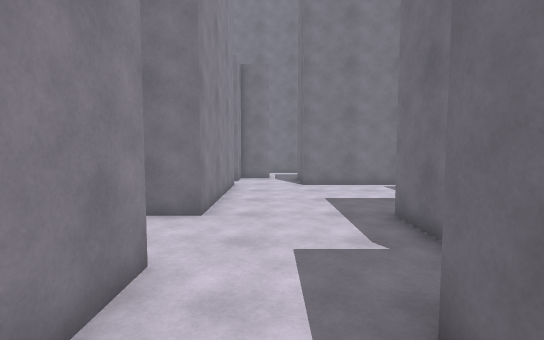
[1] (above)

24 first-person views from a walk through a Unity game level. The camera is 1.5 m above the floor, tilts 4° down and sees 85° across. The floor is counted in squares, 1 m on a side. Each view is taken from the middle of a square. On the plan, view 1 faces up. The plan holds only what a view shows up to about 15 squares ahead; the rest is blank. The place goes on beyond the plan.

[2]
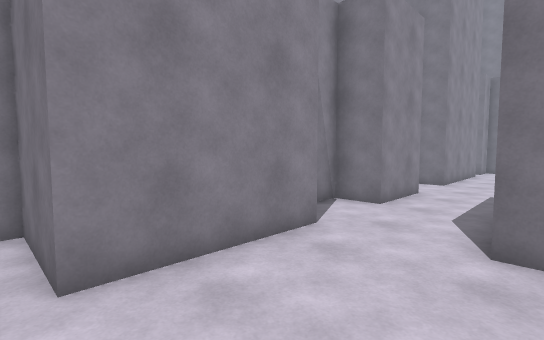

[3]
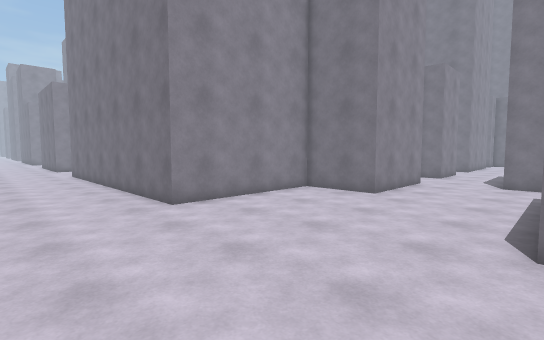

[4]
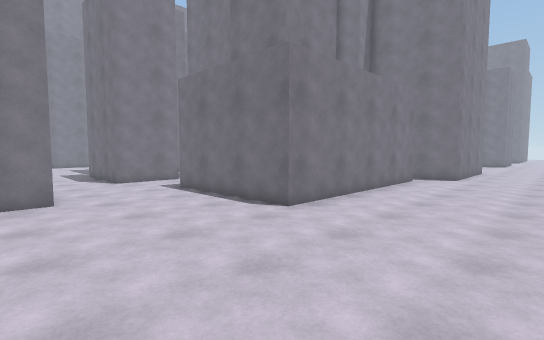

[5]
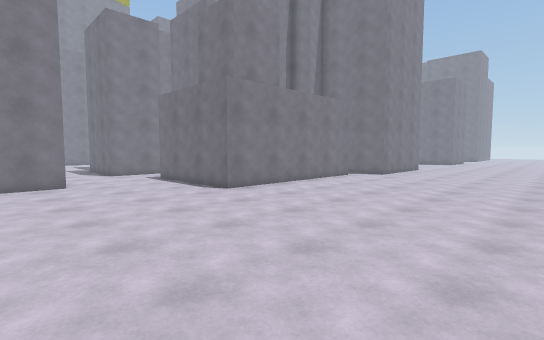

[6]
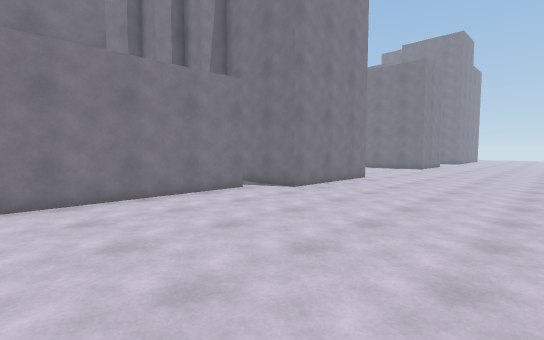

[7]
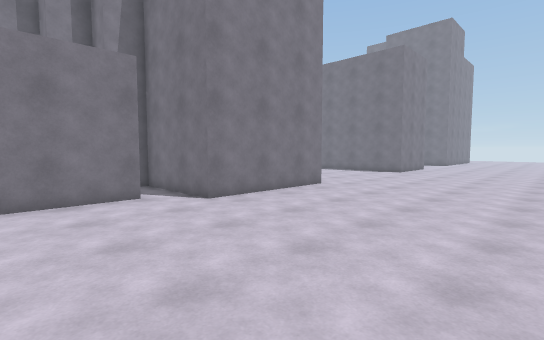

[8]
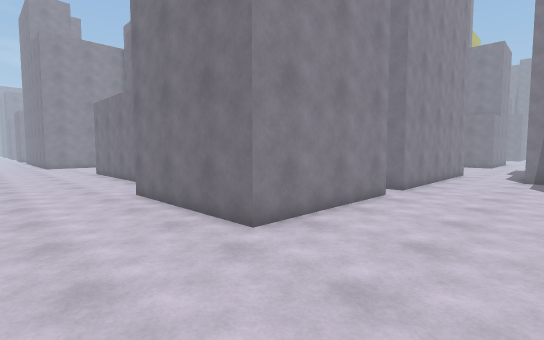

[9]
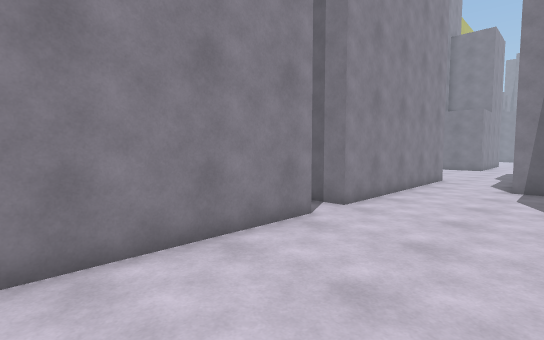

[10]
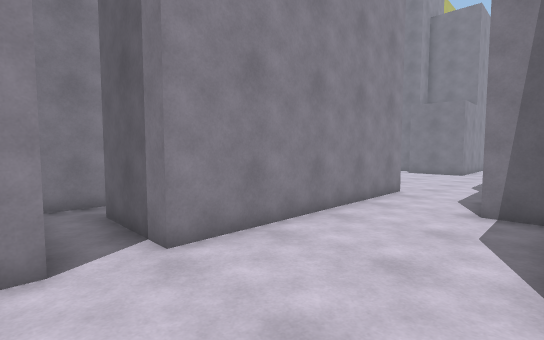

[11]
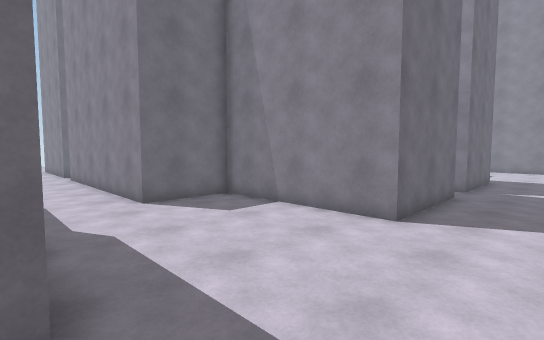

[12]
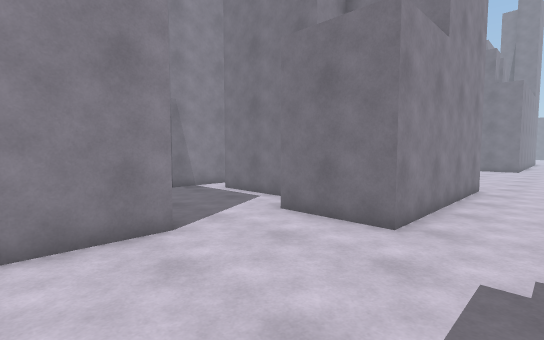

[13]
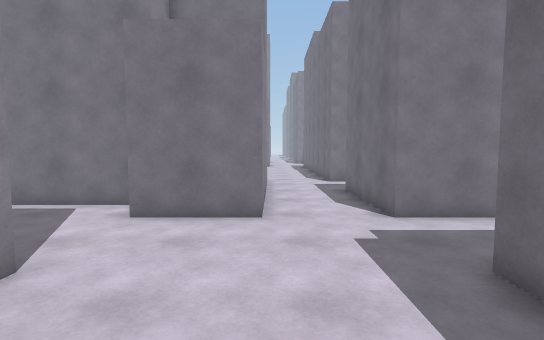

[14]
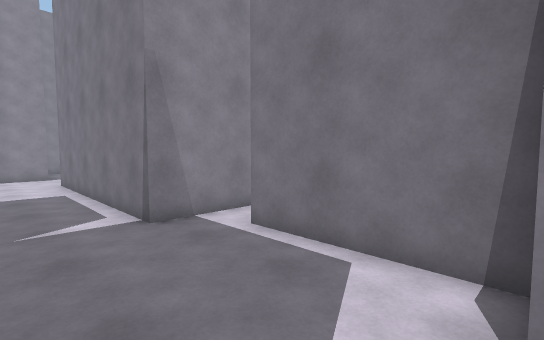

[15]
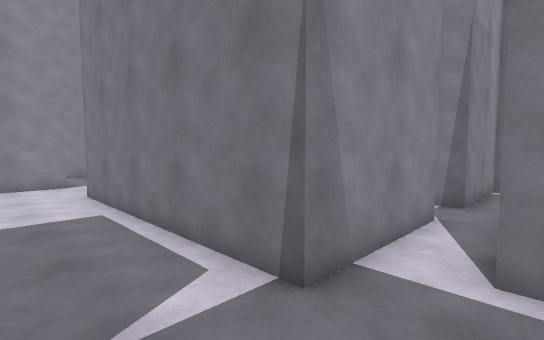

[16]
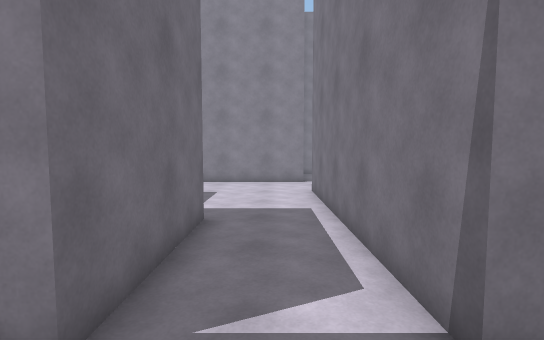

[17]
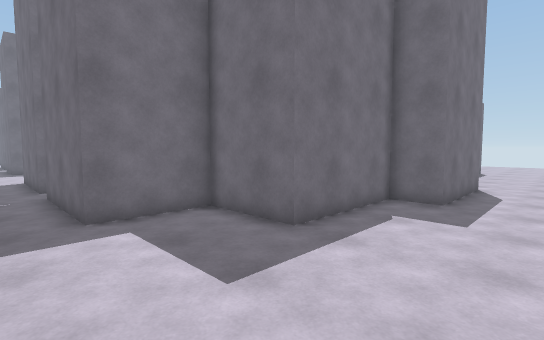

[18]
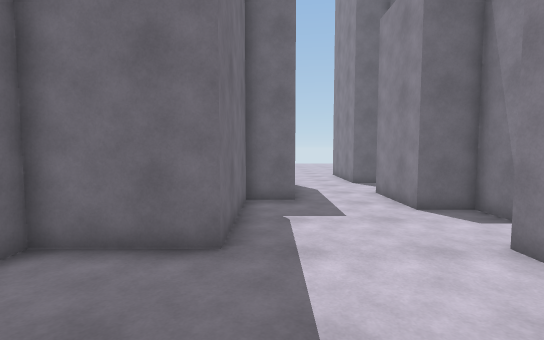

[19]
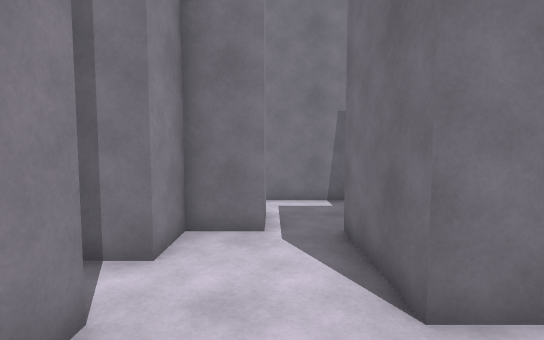

[20]
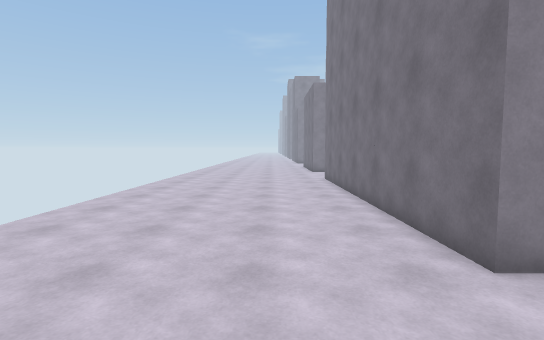

[21]
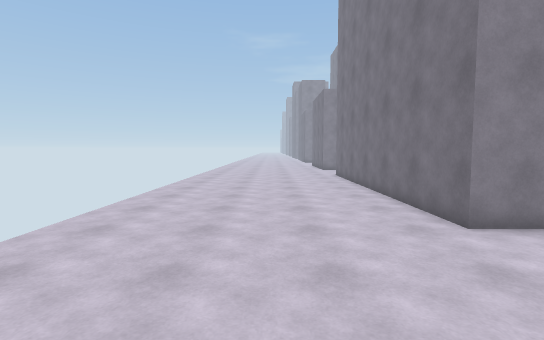

[22]
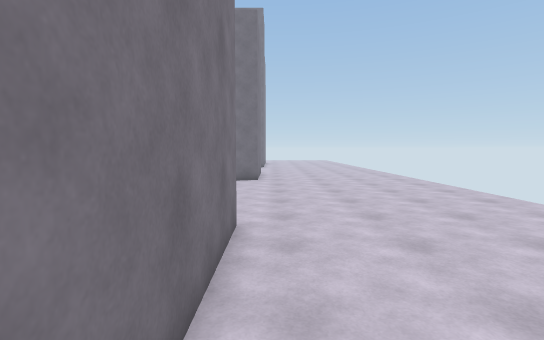

[23]
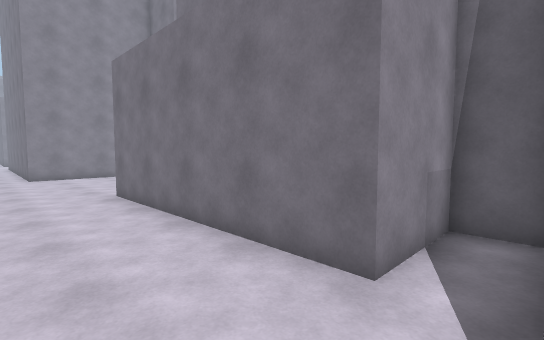

[24]
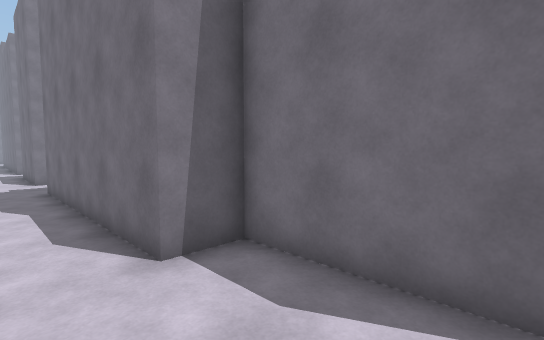

### Floor plan
Points are (right, up) in squares from view 1. A wall is a line through its corners. A room is listed if a view was taken in it or the views show most of it. See-through windows are left out.
Room 1 (views 1, 2, 3, 4, 5, 6, 7, 8, 9, 10, 20, 21, 22, 23, 24)
walls: (4.2, -2.1) (1.3, -2.1) (1.3, 2.3); (18.8, -6.4) (18.8, -12.3) (13, -12.3) (13, -7.9) (11.5, -7.9) (11.5, -10.8) (2.8, -10.8) (2.8, -5); (-2.8, -2.1) (-1.6, -2.1) (-1.6, -6.5) (-4.5, -6.5) (-4.5, -12.3) (-11.5, -12.3); (-1.6, 3.7) (-1.6, 0.8) (-3.1, 0.8) (-3.1, -0.2); (23.2, -3) (23.2, 0.8) (21.7, 0.8) (21.7, 3.5); (18.8, 3.7) (18.8, -5)
ways out: opening at (-0.5, 2.5) to room 2; opening at (20.5, 3) to room 2; opening at (3.5, -3.5); opening at (20, -6)
Room 2 (views 11, 12, 13, 14, 15, 16, 17, 18, 19)
walls: (11.5, 9.5) (15.9, 9.5) (15.9, 3.7) (18.8, 3.7); (15.9, 13.9) (11.5, 13.9); (10.1, 16.9) (10.1, 12.4) (1.3, 12.4) (1.3, 15.4); (-0.1, 15.4) (-1.6, 15.4) (-1.6, 13.9); (1.3, 2.3) (2.8, 2.3) (2.8, 6.6) (5.7, 6.6) (5.7, 9.5) (10.1, 9.5); (21.7, 3.5) (21.7, 9.6); (18.8, 19.8) (18.8, 12.4) (15.8, 12.4); (23.5, 12.4) (21.7, 12.4) (21.7, 16.9); (-1.6, 12.5) (-1.6, 6.6) (-2.9, 6.6); (-3.1, 4.9) (-3.1, 3.7) (-1.6, 3.7); (22.5, 19.7) (21.7, 19.7)
ways out: opening at (-0.5, 2.5) to room 1; opening at (20.5, 3) to room 1; opening at (-3, 6); opening at (-2, 13); opening at (11, 10); opening at (11, 17); opening at (20.5, 19)

Positions as (right, up) in squares from view 1, and headings:
1: (0, 0), facing up
2: (2, -7), facing up-left
3: (3, -16), facing up-left
4: (-3, -16), facing up-right
5: (-4, -20), facing up-right
6: (4, -20), facing up-right
7: (8, -20), facing up-right
8: (23, -16), facing up-left
9: (23, -12), facing up-left
10: (23, -7), facing up-left
11: (22, 12), facing down-left
12: (21, 7), facing up-left
13: (19, 6), facing up
14: (16, 10), facing up-left
15: (12, 10), facing up-left
16: (12, 11), facing left
17: (-1, 11), facing down-right
18: (2, 11), facing down
19: (0, 10), facing up
20: (-1, -15), facing left
21: (1, -16), facing left
22: (13, -13), facing right
23: (13, -14), facing up-left
24: (20, -3), facing up-right
